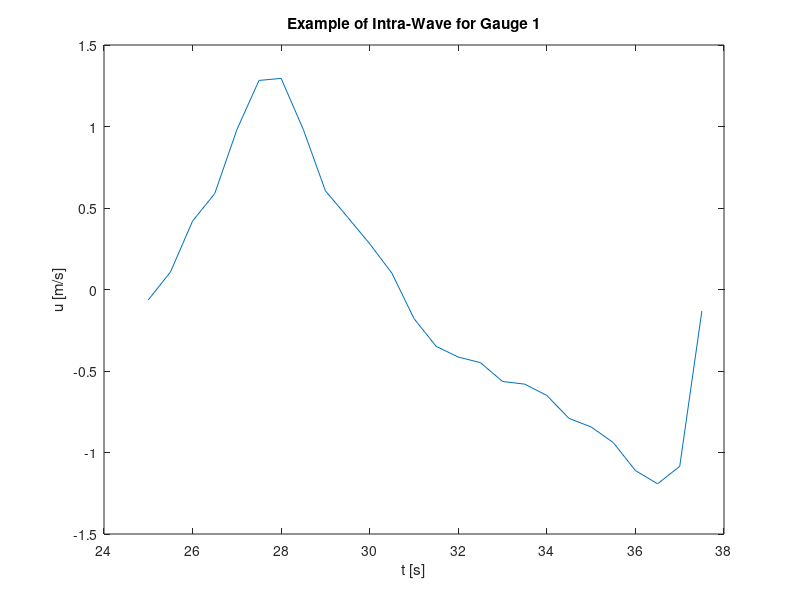

Write MATLAB code to recreate this figure. (Note: this script raises an error after producing the figure.)
% Jacob Plumb
% Nearshore Sediment Transport, Final Project
% Code for "A. Intra-wave velocity time series"

% Version 3

close all
clear all
clc

% read-in field data
data = load("dataset_19971022_0700EST.mat");

% establish data for gauge 1
u = data.u(:, 1); % cross-shore velocity (m/s, 2Hz) 
p = data.p(:,1); % water surface elevation (m, 2Hz) relative to zp
x = data.x(:,1); % cross-shore position of sensor
y = data.y(:,1); % alongshore position of sensor
zu = data.zu(:,1); % vertical position for u-sensor
zp = data.zp(:,1); % vertical position for p-sensor
zbed = data.zbed(:,1); % vertical position of seabed (from sonar altimeter)

% create time array for 21504 points at 2Hz. 2Hz = .5s time step
t = (0:.5:21504 / 2 - .5)';

figure(1)
plot(t, u)

% concatenate "u" and "t" to associate time data with velocity data
u_with_t = [u, t];

% do zero up crossing analysis
% find zero-up crossings for the current gauge's velocity data
zero_upcrossings_indices = find(u_with_t(1:end - 1, 1) <= 0 & u_with_t(2:end, 1) > 0);

% extract wave data for each zero-up crossing
all_waves = cell(1, numel(zero_upcrossings_indices));
for i = 1:numel(zero_upcrossings_indices)
    start_idx = zero_upcrossings_indices(i);
    if i < numel(zero_upcrossings_indices)
        end_idx = zero_upcrossings_indices(i + 1);
    else
        end_idx = size(u_with_t, 1);
    end
    all_waves{i} = u_with_t(start_idx:end_idx, :);
end

% now, the variable, "waves" is a cell array with all the intra-waves
% extracted into their own double array

% % % % % % % % % % % % % % % % % % % % % % % % % % % % % % % % % % % % % 

% do zero down crossing analysis
% find zero-up crossings for gauge 1's velocity data
for i = 1:numel(all_waves)
    wave_data = all_waves{i};
    wave_velocity = wave_data(:, 1);
    wave_time = wave_data(:, 2);

    % find indices where velocity goes from positive to negative
    zero_downcrossing_indices = find(wave_velocity(1:end - 1) > 0 & wave_velocity(2:end) <= 0);

    % store the time values corresponding to velocity zero down crossings
    zero_downcrossings(1, i) = wave_time(zero_downcrossing_indices);
end

% % % % % % % % % % % % % % % % % % % % % % % % % % % % % % % % % % % % % 

% identify time associated with the velocity positive maxima for each wave

% iterate for all the intra-waves
for i = 1:numel(all_waves)
    % extract the velocity and time data for each wave
    wave_data = all_waves{i};
    wave_velocity = wave_data(:, 1);
    wave_time = wave_data(:, 2);

    % find the maximum velocity value within the wave
    [max_velocity, max_index] = max(wave_velocity);

    % store the maximum velocity value as positive maxima
    max_pos_velocity(1, i) = max_velocity;
    
    % store the time associated with the maximum velocity
    max_pos_time(1, i) = wave_time(max_index);
end

% % % % % % % % % % % % % % % % % % % % % % % % % % % % % % % % % % % % %

% identify time associated with the velocity negative maxima for each wave

% iterate for all the intra-waves
for i = 1:numel(all_waves)
    % extract the velocity and time data for each wave
    wave_data = all_waves{i};
    wave_velocity = wave_data(:, 1);
    wave_time = wave_data(:, 2);
    
    % find the minimum velocity value within the wave
    [min_velocity, min_index] = min(wave_velocity);
    
    % store the minimum velocity value as negative maxima
    max_neg_velocity(1, i) = min_velocity;
    
    % store the time associated with the minimum velocity
    max_neg_time(1, i) = wave_time(min_index);
end



% % % % % % % % % % % % % % % % % % % % % % % % % % % % % % % % % % % % %

% add the zero_downcrossings, maxima_negative_time, and
% maxima_positive_time

for i = 1:numel(all_waves)
    % assign zero_downcrossings if data exists
    if ~isempty(zero_downcrossings(1, i))
        all_waves{1, i}(1, 3) = zero_downcrossings(1, i);
    end
    
    % assign maxima_positive_time if data exists
    if ~isempty(max_pos_time(1, i))
        all_waves{1, i}(1, 4) = max_pos_time(1, i);
    end
    
    % Assign maxima_negative_time if data exists
    if ~isempty(max_neg_time(1, i))
        all_waves{1, i}(1, 5) = max_neg_time(1, i);
    end
end

% all_waves 1st column is velocity data
% all_waves 2nd column is time data
% all_waves 3rd column is time at zero down crossing
% all_waves 4th column is time at positive maxima
% all_waves 5th column is time at negative maxima

figure(1)
plot(all_waves{1, 5}(:, 2), all_waves{1, 5}(:, 1))
xlabel('t [s]');
ylabel('u [m/s]')
title('Example of Intra-Wave for Gauge 1')

% % % % % % % % % % % % % % % % % % % % % % % % % % % % % % % % % % % % %

% parameterize T, T_c, T_t, T_cu, T_tu for each intra-wave
for i = 1:numel(all_waves)
    T(1, i) = all_waves{1, i}(end, 2) - all_waves{1, i}(1, 2);
    T_c(1, i) = all_waves{1, i}(1, 3) - all_waves{1, i}(1, 2);
    T_t(1, i) = all_waves{1, i}(end, 2) - all_waves{1, i}(1, 3);
    T_cu(1, i) = all_waves{1, i}(1, 4) - all_waves{1, i}(1, 2);
    T_tu(1, i) = abs(all_waves{1, i}(1, 5) - all_waves{1, i}(1, 3));
end

% % % % % % % % % % % % % % % % % % % % % % % % % % % % % % % % % % % % %

% eqn (4): u_x = u_w + abs(u_delta) * cos(phi);

phi = 0; % obliquely incident current making angle with wave direction
% for this project, we are only focusing on x-direction, so phi = 0.

% iterate to get time varying free-stream orbital velocity subscript, "w"
% for wave

for i = 1:numel(all_waves)
    u_w{1, i} = all_waves{1, i}(:, 1);
end

% determine steady state current velocity, "u_delta"

for i = 1:numel(all_waves)
    u_delta(1, i) = mean(u_w{1, i}) ./ cos(phi);
end

% calculate u_x, time varying orbital velocity in x-direction
for i = 1:numel(all_waves)
    u_x{1, i} = u_w{1, i} + abs(u_delta(1, i)) .* cos(phi);
end


% % % % % % % % % % % % % % % % % % % % % % % % % % % % % % % % % % % % %

% eqn (5): u_y = abs(u_delta) * sin(phi); 

% calculate u_y, orbital velocity in y-direction

% for i = 1:numel(all_waves)
%     u_y{1, i} = abs(u_delta{1, i}) .* sin(phi);
% end

% % % % % % % % % % % % % % % % % % % % % % % % % % % % % % % % % % % % %

% eqn (8): u_hat = sqrt((2 / T) * trapz((u_w) ^ 2));

% iterate to calculate u_hat for each wave

for i = 1:numel(all_waves)
    u_hat(1, i) = sqrt((2 ./ T(1, i) .* trapz(linspace(0, T(1, i), numel(u_w{1, i})), u_w{1, i} .^ 2)));
end

% % % % % % % % % % % % % % % % % % % % % % % % % % % % % % % % % % % % %

% eqn (8a) u_hat_c = sqrt((2 / T_c) * trapz((u_w) ^ 2));

% iterate to calculate u_hat_c for each wave

for i = 1:numel(all_waves)
    u_hat_c(1, i) = sqrt((2 ./ T_c(1, i) .* trapz(linspace(0, T_c(1, i), numel(u_w{1, i})), u_w{1, i} .^ 2)));
end

% % % % % % % % % % % % % % % % % % % % % % % % % % % % % % % % % % % % %

% eqn (8b) u_hat_t = sqrt((2 / T_t) * trapz((u_w) ^ 2));

% iterate to calculate u_hat_t for each wave

for i = 1:numel(all_waves)
    u_hat_t(1, i) = sqrt((2 ./ T_t(1, i) .* trapz(linspace(0, T_t(1, i), numel(u_w{1, i})), u_w{1, i} .^ 2)));
end

% % % % % % % % % % % % % % % % % % % % % % % % % % % % % % % % % % % % %

% eqn (9): a_hat = (u_hat * T) / (2 * pi);

% iterate to calculate a_hat for each wave
for i = 1:numel(all_waves)
    a_hat(1, i) = (u_hat(1, i) .* T(1, i)) ./ (2 * pi);
end



% % % % % % % % % % % % % % % % % % % % % % % % % % % % % % % % % % % % %

% eqn (10): u_tilda_cr = (1 / 2) * sqrt(2) * u_hat_c;

% iterate to calculate u_tilda_cr for each wave

for j = 1:numel(all_waves)
    u_tilda_cr(1, i) = (1 / 2) .* sqrt(2) .* u_hat_c(1, i);
end

% % % % % % % % % % % % % % % % % % % % % % % % % % % % % % % % % % % % %

% eqn (11): u_tilda_tr = (1 / 2) * sqrt(2) * u_hat_t;

% iterate to calculate u_tilda_tr

for i = 1:numel(all_waves)
    u_tilda_tr(1, i) = (1 / 2) .* sqrt(2) .* u_hat_t(1, i);
end

% % % % % % % % % % % % % % % % % % % % % % % % % % % % % % % % % % % % %

% eqn (12)
% u_crx = u_tilda_cr + abs(u_delta * cos(phi));
% u_cry = abs(u_delta * sin(phi));
% u_vec_cr = [u_crx u_cry];

% iterate to calculate u_crx and u_cry
for i = 1:numel(all_waves)
    u_crx(1, i) = u_tilda_cr(1, i) + abs(u_delta(1, i) * cos(phi));
    u_cry(1, i) = abs(u_delta(1, i) * cos(phi));
end

% % % % % % % % % % % % % % % % % % % % % % % % % % % % % % % % % % % % %

% eqn (13)
% u_trx = -u_tilda_tr + abs(u_delta * cos(phi));
% u_try = abs(u_delta * sin(phi));
% u_vec_tr = [u_trx u_try];

% iterate to calculate u_trx and u_try

for i = 1:numel(all_waves)
    u_trx(1, i) = -u_tilda_tr(1, i) + abs(u_delta(1, i) * cos(phi));
end

% % % % % % % % % % % % % % % % % % % % % % % % % % % % % % % % % % % % %

% eqn (celerity)

% iterate over all gauges to calculate mean eta (via pressure), then water depth

p_avg = mean(p);
h = p_avg - zp;

% call "wavelength" function at bottom of script to calculate the
% wavelength for each intra-wave

for i = 1:numel(all_waves)
    L_new(1, i) = wavelength(T(1, i), h);
end

% iterate to calculate c_w, celerity

for i = 1:numel(all_waves)
    c_w(1, i) = L_new(1, i) ./ T(1, i);
end

% % % % % % % % % % % % % % % % % % % % % % % % % % % % % % % % % % % % %

% wave dispersion equation and iteration for wavelength 
% input conditions: T in m/s, h in m

function [ L ] = wavelength(T, h)
% Wavelength Calculator - based on period (T) and and depth (h)
% where L = wavelength(T, h)

g = 9.81; % acceleration due to gravity in m/s^2
L0 = (g * T ^ 2) / (2 * pi);
guess = L0;
L = (g * T ^ 2) / (2 * pi) * tanh((2 * pi) * (h / guess));
diff = abs(L - guess);

    while diff > 0.01
        diff = abs(L - guess);
        guess = L + (0.5 * diff);
        L = (g * T ^ 2) / (2 * pi) * tanh((2 * pi) * (h / guess));
    end

end
